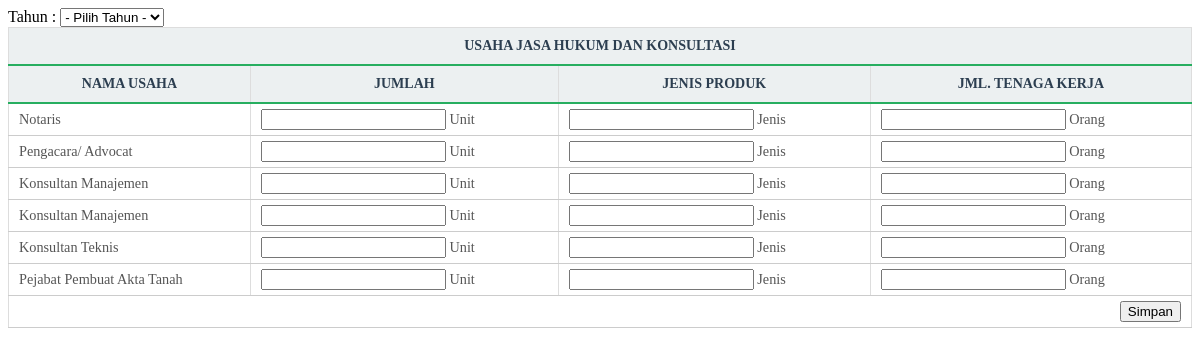
/master/lembaga_ekonomi/jasa_hukum/tambah.php (signed in), run on the app's committed database.
### tables this page shows
CREATE TABLE IF NOT EXISTS `tbjasa_hukum` (
  `id` int(11) NOT NULL AUTO_INCREMENT,
  `nama` varchar(225) NOT NULL,
  `posisi` int(11) NOT NULL,
  PRIMARY KEY (`id`)
);

### master/lembaga_ekonomi/jasa_hukum/tambah.php (the view, shortened to what this page needs)
<?php
echo "<form method='post'>
    Tahun : <select name='tahun' id='tahun' required>
        <option value=''>- Pilih Tahun -</option>
    </select>
    <table border='1'>
        <tr>
                <th colspan='4'>USAHA JASA HUKUM DAN KONSULTASI</th>
            </tr>
            <tr>
                <th>NAMA USAHA</th>
                <th>JUMLAH</th>
                <th>JENIS PRODUK</th>
                <th>JML. TENAGA KERJA</th>
            </tr>";
$s1 = mysql_query("select * from tbjasa_hukum order by posisi asc");
while($d1 = mysql_fetch_array($s1)){
    echo "<tr>
            <td>$d1[nama]</td>
            <td><input type='text' name ='jumlah$d1[id]'/> Unit</td>
            <td><input type='text' name ='jenis$d1[id]'/> Jenis</td>
            <td><input type='text' name ='tenaga$d1[id]'/> Orang</td>
        </tr>";
}
echo "<tr>
        <td colspan='5' align='right'><input type='submit' name='simpan' value='Simpan'/></td>
    </tr>";
echo "</table></form><link rel='stylesheet' type='text/css' href='../../../lib/css/table2.css'/>";
?>

### data on the page
tbjasa_hukum: nama "Notaris"
tbjasa_hukum: nama "Pengacara/ Advocat"
tbjasa_hukum: nama "Konsultan Manajemen"
tbjasa_hukum: nama "Konsultan Manajemen"
tbjasa_hukum: nama "Konsultan Teknis"
tbjasa_hukum: nama "Pejabat Pembuat Akta Tanah"
